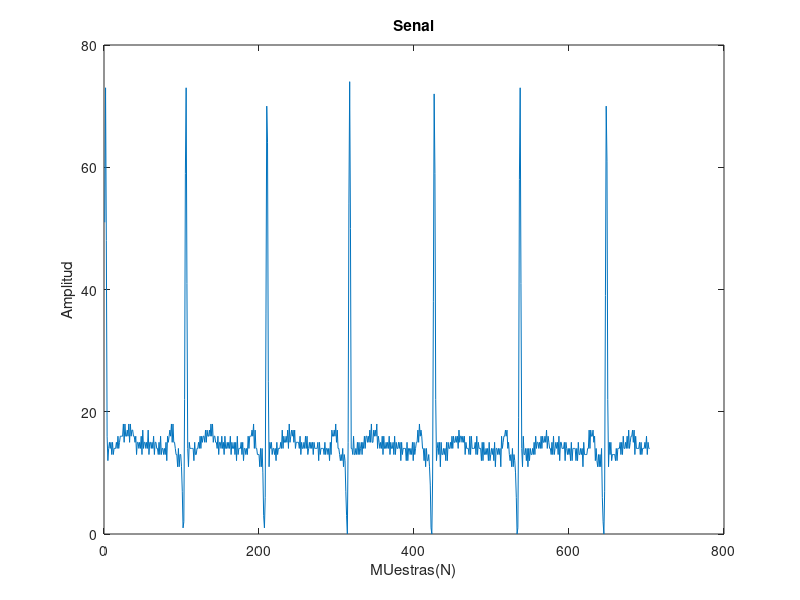
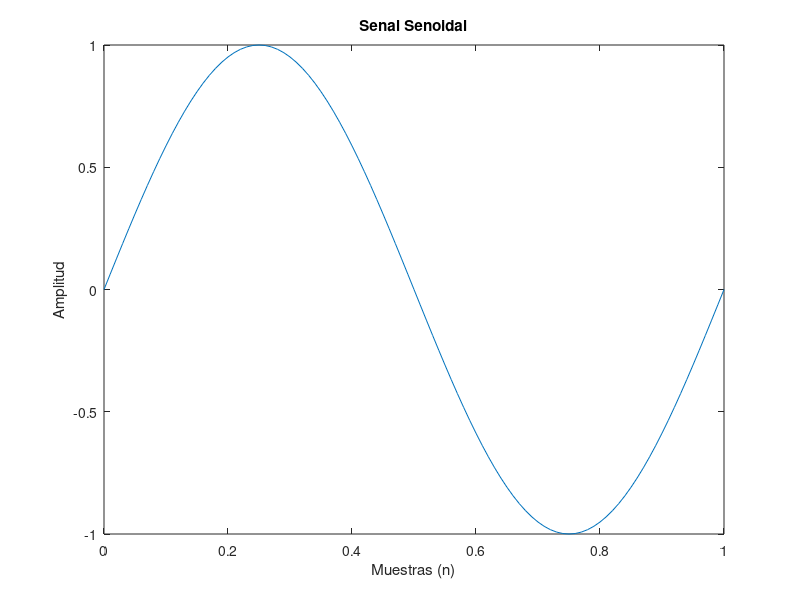
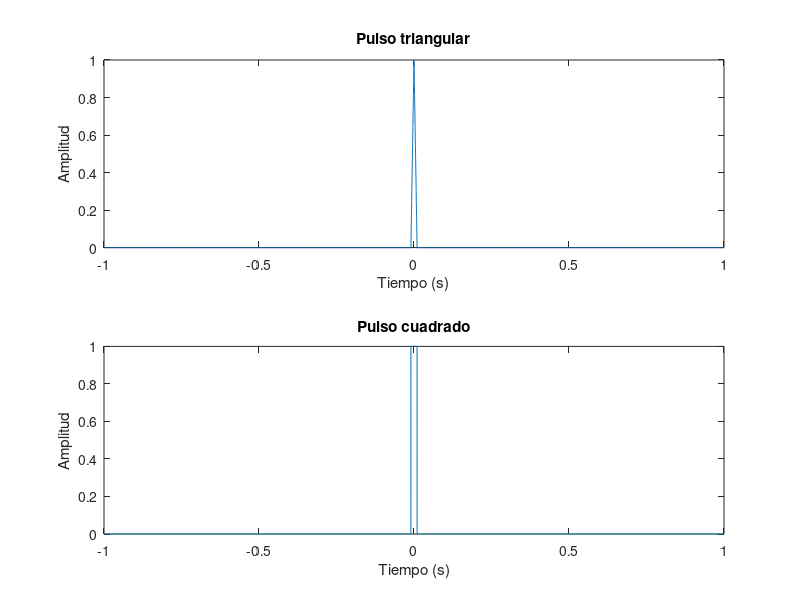

Recreate these plots in MATLAB, in order. (Note: this script raises an error after producing the figures.)
%Graficar una Senal importada
y=load('ECG.txt');
plot(y)
xlabel('MUestras(N)');
ylabel('Amplitud')
title('Senal');

Fs=100;
Ts=1/Fs;
n =0:Ts:1;
y = sin(2*pi*n)
figure()
plot(n,y)
xlabel('Muestras (n)');
ylabel('Amplitud')
title('Senal Senoidal');


% Generar 2s de un pulso triangular y rectangular fs =10khz
%anchura de 20 ms
%FOrmas de onda aperiodicas

fs = 10000;
t=-1:1/fs:1;
x1 = tripuls(t,20e-3);
x2 = rectpuls(t,20e-3);

figure()
subplot(2,1,1)
plot(t,x1)
xlabel('Tiempo (s)');
ylabel('Amplitud')
title('Pulso triangular');
subplot(2,1,2)
plot(t,x2)
xlabel('Tiempo (s)');
ylabel('Amplitud')
title('Pulso cuadrado');


% Tren de pulsos gausianos 
T= 0:1/50e3:10e-3; %vector de N muestras
D= [0:1/1e3:10e-3;0.8.^(0:10)]'; %Delay entre cada pulso
Y= pulstran (T,D,@gauspuls,10E3,0.5);

figure()
plot(T*1e3,Y)
xlabel('Tiempo (ms)');
ylabel('Amplitud')
title('TRen de pulso gausiano ');